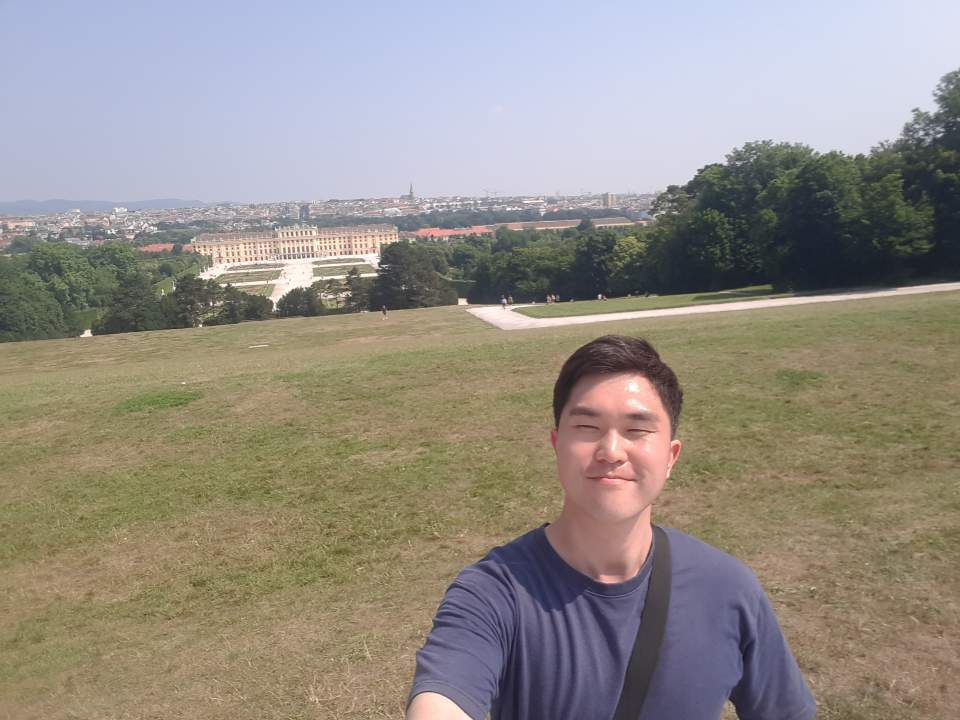
#> input picture images/photo.jpg, 960 x 720 px
$ python 13_read_image2.py
#> lines starting #> are read from the running program, lines starting #| are printed output that depends on the picture
### common/utils.py
import cv2


def print_mat_info(name, image):
    mat_type = ''
    if image.dtype == 'uint8':
        mat_type = 'CV_8U'
    elif image.dtype == 'int8':
        mat_type = 'CV_8S'
    elif image.dtype == 'uint16':
        mat_type = 'CV_16U'
    elif image.dtype == 'int16':
        mat_type = 'CV_16S'
    elif image.dtype == 'float32':
        mat_type = 'CV_32F'
    elif image.dtype == 'float64':
        mat_type = 'CV_64F'

    nchannel = 3 if image.ndim == 3 else 1

    print('%12s: depth(%s), channels(%s) -> mat_type(%sC%d)' % (name, image.dtype, nchannel, mat_type, nchannel))


# [6 lines left out: function put_string, not called in this run]

### chapter04/13_read_image2.py
import cv2
from common.utils import print_mat_info

title1, title2 = 'color2gray', 'color2color'
gray2gray = cv2.imread('../images/photo.jpg', cv2.IMREAD_GRAYSCALE)
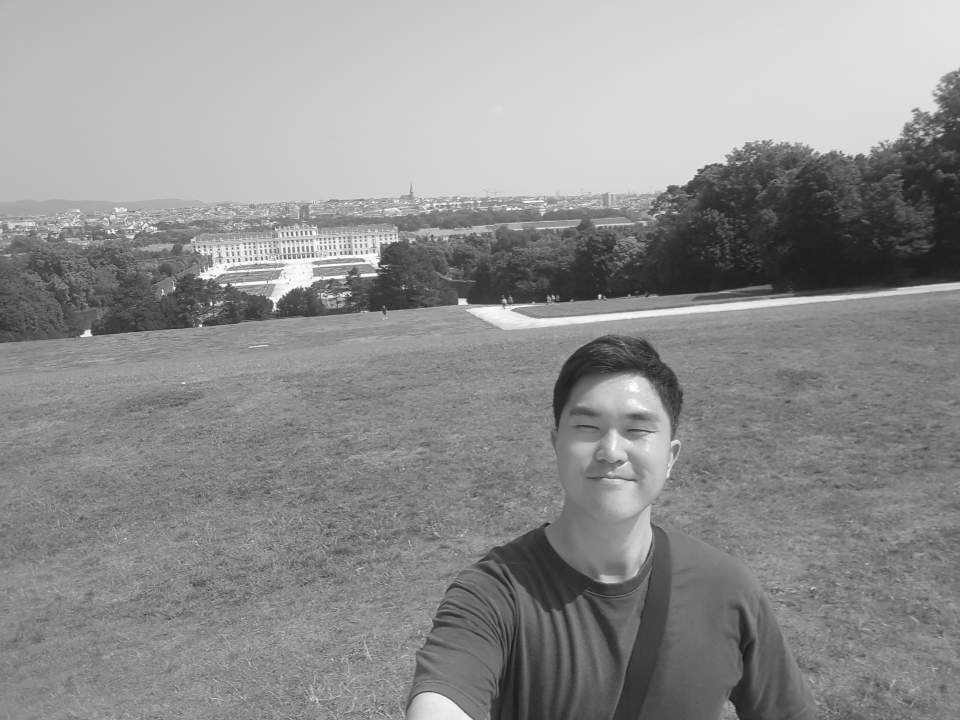
#> gray2gray: shape (720, 960); min 16, max 255, mean 143.5
gray2color = cv2.imread('../images/photo.jpg', cv2.IMREAD_COLOR)
#> gray2color is the input picture: shape (720, 960, 3); mean B, G, R 135.2, 142.4, 148.9

if gray2gray is None or gray2color is None:
    raise Exception('영상 파일 읽기 에러')

print('행렬 좌표 (100, 100) 최소값')
print('%s %s' % (title1, gray2gray[100, 100]))
#| color2gray 191
print('%s %s' % (title2, gray2color[100, 100]))
#| color2color [221 189 183]

print_mat_info(title1, gray2gray)
#|   color2gray: depth(uint8), channels(1) -> mat_type(CV_8UC1)
print_mat_info(title2, gray2color)
#|  color2color: depth(uint8), channels(3) -> mat_type(CV_8UC3)

cv2.imshow(title1, gray2gray)
cv2.imshow(title2, gray2color)
cv2.waitKey(0)
